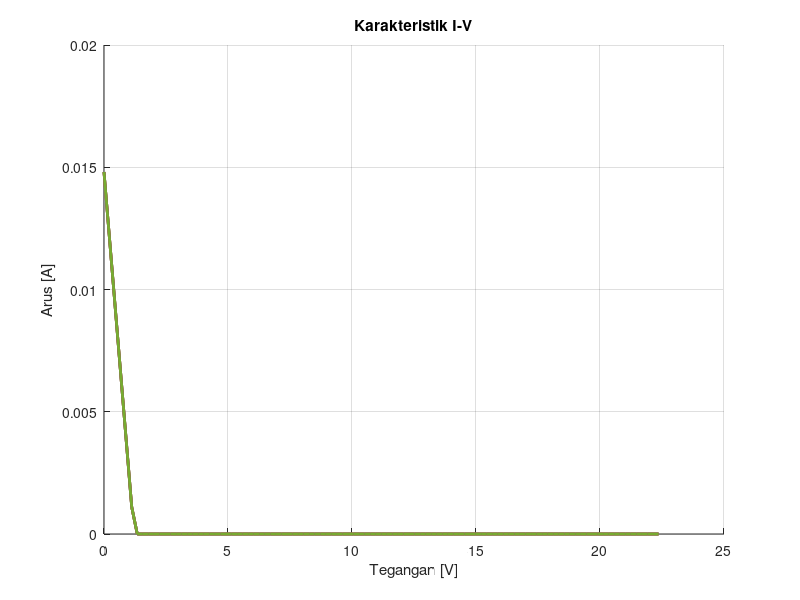
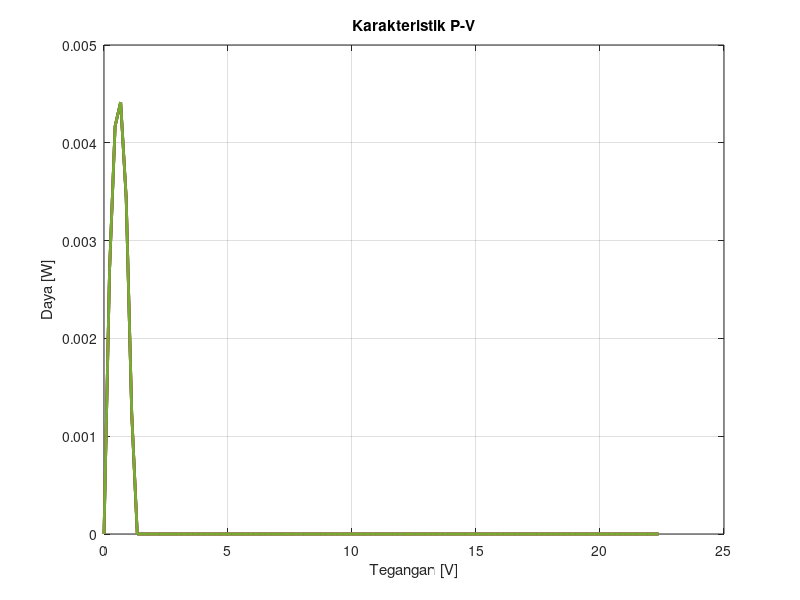

These charts were generated, in order, by the following MATLAB code:
%%%%%%%%%%%%%%%%%%%%%%%%%%%%%%%%%%%%%%%%%%%%%%%%%%%%%%%%%%%%%%%%%%%%%%%%%%%%%%%%%%%%%%%%%
% Muhammad Ilham Hasby H
% 04191050
% Karakterisasi PV
%%%%%%%%%%%%%%%%%%%%%%%%%%%%%%%%%%%%%%%%%%%%%%%%%%%%%%%%%%%%%%%%%%%%%%%%%%%%%%%%%%%%%%%%%
% clear all;close all;clc

%% Input sampel data primer dan sekunder PV

it = input('Masukkan jumlah kurva yang ingin Anda plot: 1,2...N: ');
for N = 1:it;
%% Data modul PV MESM-50
T = input('Masukkan nilai Temperatur (°C): ');            % Suhu sel dalam °C
G = input('Masukkan nilai radiasi matahari (°W/m2): ');   % Iradiasi Matahari dalam W/m2
ai = 0.05/100;                                            % Koefisien Suhu Tegangan (ki)
av = -0.31/100;                                           % Koefisien Suhu Tegangan (kv)
Isc_r = 3.03;                                             % Arus hubung singkat (A)
Voc_r = 22.3;                                             % Tegangan sirkuit terbuka (V)
Vm = 17.8;                                                % Tegangan maksimum PV (V)
Im = 2.81;                                                % Arus maksimum PV (A)
Pm = 50;                                                  % Daya maksimum PV (W)
Ns = 36;                                                  % Jumlah sel PV    
n = 1.5;                                                  % Faktor idealitas dioda

%% Parameter PV
Gr = 1000;                                                      % Nominal Iradiasi (W/m^2)
T = T+273.6;                                                    % Temperatur dalam satuan Kelvin (K)
Tr = 25 +273.6;                                                 % Nominal Suhu (K)
dT = T-Tr;                                                      % Selisih temperatur (K)
Isc = Isc_r+ai*dT;                                              % Pengaruh Isc terhadap delta T
Voc = Voc_r+av*dT;                                              % Pengaruh Voc terhadap delta T
q = 1.60217646*power(10,-19);                                   % Konstanta muatan elektron (C)
K = 1.3806503*power(10,-23);                                    % Konstanta Boltzmann (J/K)
Vt = (Ns*n*K*T/q);                                              % Tegangan Termal (V) 
Eg = 1.12;                                                      % Gap-energi
Iph = Isc*(G/Gr);                                               % Arus photon (A)
Iss = (Isc)/(exp(Voc/Vt)-1);                                    % Arus saturasi (A)
Is = Iss*((T/Tr)^3)*exp(((q*Eg)/(n*K))*((1/Tr)-(1/T)));         % Arus saturasi dioda (A)
Rs = 1.6;                                                       % Resistansi seri (ohm) 
Rp = 80;                                                        % Resistansi parallel (ohm)

%% Inisialisasi vektor parameter
I = Iph;                                   % Inisialisasi arus input (A)
V = 0:(Voc/100):Voc;                       % Inisialisasi vektor tegangan (V)
for n1 = 1:length(V) 
    
        
    for n2 = 1:20                          
    Vd = (V(n1)+Rs*I);                     % Tegangan dioda (V)
    Id = Is*(exp(Vd/Vt)-1);                % Arus dioda (A)
    Ip = Vd/Rp;                            % Arus resistansi parallel
    f = Iph-I-Id-Ip;                       % Hukum kirchoff(I) sum(I) = 0
    df = -1-(Is*Rs/Vt)*exp(Vd/Vt)-(Rs/Rp); % Derivative f'(I) = 0
    I = I-f/df;                            % Formula Newton-Raphson
    
    end                                  
    
    if I<0
        I = 0;
    end
    Ipv(n1) = I;                           % Akumulasi arus output (A) 

end 
P=Ipv.*V;                                  % Akumulasi daya output (W)

%% Plot kurva karakteristik
figure(1)
hold on
plot(V,Ipv,'linewidth',2)               % Output kurva I-V
title('Karakteristik I-V');
ylabel('Arus [A]');
xlabel('Tegangan [V]');
grid on
figure(2)
plot(V,P,'linewidth',2)                 % Output kurva P-V 
title('Karakteristik P-V');
ylabel('Daya [W]');
xlabel('Tegangan [V]');
hold on
grid on
end

%% Hasil model PV
fprintf('Model info: PV MESM-50W\n');
fprintf('Iph = ');disp(Iph);
fprintf('Id = ');disp(Id);
fprintf('Rs = ');disp(Rs);
fprintf('Rp = ');disp(Rp);
% fprintf('Ipv = ');disp(Ipv,1*1);
% fprintf('V = ');disp(V,1*1);
% fprintf('P = ');disp(P);
